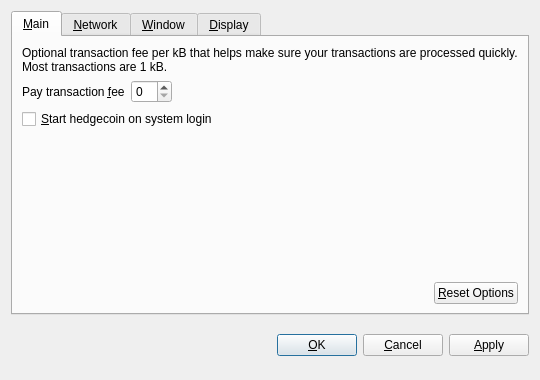
<?xml version="1.0" encoding="UTF-8"?>
<ui version="4.0">
 <class>OptionsDialog</class>
 <widget class="QDialog" name="OptionsDialog">
  <property name="geometry">
   <rect>
    <x>0</x>
    <y>0</y>
    <width>540</width>
    <height>380</height>
   </rect>
  </property>
  <property name="windowTitle">
   <string>Options</string>
  </property>
  <property name="modal">
   <bool>true</bool>
  </property>
  <layout class="QVBoxLayout" name="verticalLayout">
   <item>
    <widget class="QTabWidget" name="tabWidget">
     <property name="tabPosition">
      <enum>QTabWidget::North</enum>
     </property>
     <property name="currentIndex">
      <number>0</number>
     </property>
     <widget class="QWidget" name="tabMain">
      <attribute name="title">
       <string>&amp;Main</string>
      </attribute>
      <layout class="QVBoxLayout" name="verticalLayout_Main">
       <item>
        <widget class="QLabel" name="transactionFeeInfoLabel">
         <property name="text">
          <string>Optional transaction fee per kB that helps make sure your transactions are processed quickly. Most transactions are 1 kB.</string>
         </property>
         <property name="textFormat">
          <enum>Qt::PlainText</enum>
         </property>
         <property name="wordWrap">
          <bool>true</bool>
         </property>
        </widget>
       </item>
       <item>
        <layout class="QHBoxLayout" name="horizontalLayout_1_Main">
         <item>
          <widget class="QLabel" name="transactionFeeLabel">
           <property name="text">
            <string>Pay transaction &amp;fee</string>
           </property>
           <property name="textFormat">
            <enum>Qt::PlainText</enum>
           </property>
           <property name="buddy">
            <cstring>transactionFee</cstring>
           </property>
          </widget>
         </item>
         <item>
          <widget class="BitcoinAmountField" name="transactionFee"/>
         </item>
         <item>
          <spacer name="horizontalSpacer_1_Main">
           <property name="orientation">
            <enum>Qt::Horizontal</enum>
           </property>
           <property name="sizeHint" stdset="0">
            <size>
             <width>40</width>
             <height>20</height>
            </size>
           </property>
          </spacer>
         </item>
        </layout>
       </item>
       <item>
        <widget class="QCheckBox" name="bitcoinAtStartup">
         <property name="toolTip">
          <string>Automatically start hedgecoin after logging in to the system.</string>
         </property>
         <property name="text">
          <string>&amp;Start hedgecoin on system login</string>
         </property>
        </widget>
       </item>
       <item>
        <spacer name="verticalSpacer_Main">
         <property name="orientation">
          <enum>Qt::Vertical</enum>
         </property>
         <property name="sizeHint" stdset="0">
          <size>
           <width>20</width>
           <height>40</height>
          </size>
         </property>
        </spacer>
       </item>
       <item>
        <layout class="QHBoxLayout" name="horizontalLayout_2_Main">
         <item>
          <spacer name="horizontalSpacer_2_Main">
           <property name="orientation">
            <enum>Qt::Horizontal</enum>
           </property>
           <property name="sizeHint" stdset="0">
            <size>
             <width>40</width>
             <height>20</height>
            </size>
           </property>
          </spacer>
         </item>
         <item>
          <widget class="QPushButton" name="resetButton">
           <property name="toolTip">
            <string>Reset all client options to default.</string>
           </property>
           <property name="text">
            <string>&amp;Reset Options</string>
           </property>
           <property name="autoDefault">
            <bool>false</bool>
           </property>
          </widget>
         </item>
        </layout>
       </item>
      </layout>
     </widget>
     <widget class="QWidget" name="tabNetwork">
      <attribute name="title">
       <string>&amp;Network</string>
      </attribute>
      <layout class="QVBoxLayout" name="verticalLayout_Network">
       <item>
        <widget class="QCheckBox" name="mapPortUpnp">
         <property name="toolTip">
          <string>Automatically open the hedgecoin client port on the router. This only works when your router supports UPnP and it is enabled.</string>
         </property>
         <property name="text">
          <string>Map port using &amp;UPnP</string>
         </property>
        </widget>
       </item>
       <item>
        <widget class="QCheckBox" name="connectSocks">
         <property name="toolTip">
          <string>Connect to the hedgecoin network through a SOCKS proxy (e.g. when connecting through Tor).</string>
         </property>
         <property name="text">
          <string>&amp;Connect through SOCKS proxy:</string>
         </property>
        </widget>
       </item>
       <item>
        <layout class="QHBoxLayout" name="horizontalLayout_Network">
         <item>
          <widget class="QLabel" name="proxyIpLabel">
           <property name="text">
            <string>Proxy &amp;IP:</string>
           </property>
           <property name="textFormat">
            <enum>Qt::PlainText</enum>
           </property>
           <property name="buddy">
            <cstring>proxyIp</cstring>
           </property>
          </widget>
         </item>
         <item>
          <widget class="QValidatedLineEdit" name="proxyIp">
           <property name="maximumSize">
            <size>
             <width>140</width>
             <height>16777215</height>
            </size>
           </property>
           <property name="toolTip">
            <string>IP address of the proxy (e.g. 127.0.0.1)</string>
           </property>
          </widget>
         </item>
         <item>
          <widget class="QLabel" name="proxyPortLabel">
           <property name="text">
            <string>&amp;Port:</string>
           </property>
           <property name="textFormat">
            <enum>Qt::PlainText</enum>
           </property>
           <property name="buddy">
            <cstring>proxyPort</cstring>
           </property>
          </widget>
         </item>
         <item>
          <widget class="QLineEdit" name="proxyPort">
           <property name="maximumSize">
            <size>
             <width>55</width>
             <height>16777215</height>
            </size>
           </property>
           <property name="toolTip">
            <string>Port of the proxy (e.g. 9050)</string>
           </property>
          </widget>
         </item>
         <item>
          <widget class="QLabel" name="socksVersionLabel">
           <property name="text">
            <string>SOCKS &amp;Version:</string>
           </property>
           <property name="textFormat">
            <enum>Qt::PlainText</enum>
           </property>
           <property name="buddy">
            <cstring>socksVersion</cstring>
           </property>
          </widget>
         </item>
         <item>
          <widget class="QValueComboBox" name="socksVersion">
           <property name="toolTip">
            <string>SOCKS version of the proxy (e.g. 5)</string>
           </property>
          </widget>
         </item>
         <item>
          <spacer name="horizontalSpacer_Network">
           <property name="orientation">
            <enum>Qt::Horizontal</enum>
           </property>
           <property name="sizeHint" stdset="0">
            <size>
             <width>40</width>
             <height>20</height>
            </size>
           </property>
          </spacer>
         </item>
        </layout>
       </item>
       <item>
        <spacer name="verticalSpacer_Network">
         <property name="orientation">
          <enum>Qt::Vertical</enum>
         </property>
         <property name="sizeHint" stdset="0">
          <size>
           <width>20</width>
           <height>40</height>
          </size>
         </property>
        </spacer>
       </item>
      </layout>
     </widget>
     <widget class="QWidget" name="tabWindow">
      <attribute name="title">
       <string>&amp;Window</string>
      </attribute>
      <layout class="QVBoxLayout" name="verticalLayout_Window">
       <item>
        <widget class="QCheckBox" name="minimizeToTray">
         <property name="toolTip">
          <string>Show only a tray icon after minimizing the window.</string>
         </property>
         <property name="text">
          <string>&amp;Minimize to the tray instead of the taskbar</string>
         </property>
        </widget>
       </item>
       <item>
        <widget class="QCheckBox" name="minimizeOnClose">
         <property name="toolTip">
          <string>Minimize instead of exit the application when the window is closed. When this option is enabled, the application will be closed only after selecting Quit in the menu.</string>
         </property>
         <property name="text">
          <string>M&amp;inimize on close</string>
         </property>
        </widget>
       </item>
       <item>
        <spacer name="verticalSpacer_Window">
         <property name="orientation">
          <enum>Qt::Vertical</enum>
         </property>
         <property name="sizeHint" stdset="0">
          <size>
           <width>20</width>
           <height>40</height>
          </size>
         </property>
        </spacer>
       </item>
      </layout>
     </widget>
     <widget class="QWidget" name="tabDisplay">
      <attribute name="title">
       <string>&amp;Display</string>
      </attribute>
      <layout class="QVBoxLayout" name="verticalLayout_Display">
       <item>
        <layout class="QHBoxLayout" name="horizontalLayout_1_Display">
         <item>
          <widget class="QLabel" name="langLabel">
           <property name="text">
            <string>User Interface &amp;language:</string>
           </property>
           <property name="textFormat">
            <enum>Qt::PlainText</enum>
           </property>
           <property name="buddy">
            <cstring>lang</cstring>
           </property>
          </widget>
         </item>
         <item>
          <widget class="QValueComboBox" name="lang">
           <property name="toolTip">
            <string>The user interface language can be set here. This setting will take effect after restarting hedgecoin.</string>
           </property>
          </widget>
         </item>
        </layout>
       </item>
       <item>
        <layout class="QHBoxLayout" name="horizontalLayout_2_Display">
         <item>
          <widget class="QLabel" name="unitLabel">
           <property name="text">
            <string>&amp;Unit to show amounts in:</string>
           </property>
           <property name="textFormat">
            <enum>Qt::PlainText</enum>
           </property>
           <property name="buddy">
            <cstring>unit</cstring>
           </property>
          </widget>
         </item>
         <item>
          <widget class="QValueComboBox" name="unit">
           <property name="toolTip">
            <string>Choose the default subdivision unit to show in the interface and when sending coins.</string>
           </property>
          </widget>
         </item>
        </layout>
       </item>
       <item>
        <widget class="QCheckBox" name="displayAddresses">
         <property name="toolTip">
          <string>Whether to show hedgecoin addresses in the transaction list or not.</string>
         </property>
         <property name="text">
          <string>&amp;Display addresses in transaction list</string>
         </property>
        </widget>
       </item>
       <item>
        <widget class="QCheckBox" name="coinControlFeatures">
         <property name="toolTip">
          <string>Whether to show coin control features or not.</string>
         </property>
         <property name="text">
          <string>Display coin &amp;control features (experts only!)</string>
         </property>
        </widget>
       </item>
       <item>
        <spacer name="verticalSpacer_Display">
         <property name="orientation">
          <enum>Qt::Vertical</enum>
         </property>
         <property name="sizeHint" stdset="0">
          <size>
           <width>20</width>
           <height>40</height>
          </size>
         </property>
        </spacer>
       </item>
      </layout>
     </widget>
    </widget>
   </item>
   <item>
    <layout class="QHBoxLayout" name="horizontalLayout_Buttons">
     <item>
      <spacer name="horizontalSpacer_1">
       <property name="orientation">
        <enum>Qt::Horizontal</enum>
       </property>
       <property name="sizeHint" stdset="0">
        <size>
         <width>40</width>
         <height>48</height>
        </size>
       </property>
      </spacer>
     </item>
     <item>
      <widget class="QLabel" name="statusLabel">
       <property name="font">
        <font>
         <weight>75</weight>
         <bold>true</bold>
        </font>
       </property>
       <property name="text">
        <string/>
       </property>
       <property name="textFormat">
        <enum>Qt::PlainText</enum>
       </property>
       <property name="wordWrap">
        <bool>true</bool>
       </property>
      </widget>
     </item>
     <item>
      <spacer name="horizontalSpacer_2">
       <property name="orientation">
        <enum>Qt::Horizontal</enum>
       </property>
       <property name="sizeHint" stdset="0">
        <size>
         <width>40</width>
         <height>48</height>
        </size>
       </property>
      </spacer>
     </item>
     <item>
      <widget class="QPushButton" name="okButton">
       <property name="text">
        <string>&amp;OK</string>
       </property>
      </widget>
     </item>
     <item>
      <widget class="QPushButton" name="cancelButton">
       <property name="text">
        <string>&amp;Cancel</string>
       </property>
       <property name="autoDefault">
        <bool>false</bool>
       </property>
      </widget>
     </item>
     <item>
      <widget class="QPushButton" name="applyButton">
       <property name="text">
        <string>&amp;Apply</string>
       </property>
       <property name="autoDefault">
        <bool>false</bool>
       </property>
      </widget>
     </item>
    </layout>
   </item>
  </layout>
 </widget>
 <customwidgets>
  <customwidget>
   <class>BitcoinAmountField</class>
   <extends>QSpinBox</extends>
   <header>bitcoinamountfield.h</header>
  </customwidget>
  <customwidget>
   <class>QValueComboBox</class>
   <extends>QComboBox</extends>
   <header>qvaluecombobox.h</header>
  </customwidget>
  <customwidget>
   <class>QValidatedLineEdit</class>
   <extends>QLineEdit</extends>
   <header>qvalidatedlineedit.h</header>
  </customwidget>
 </customwidgets>
 <resources/>
 <connections/>
</ui>
